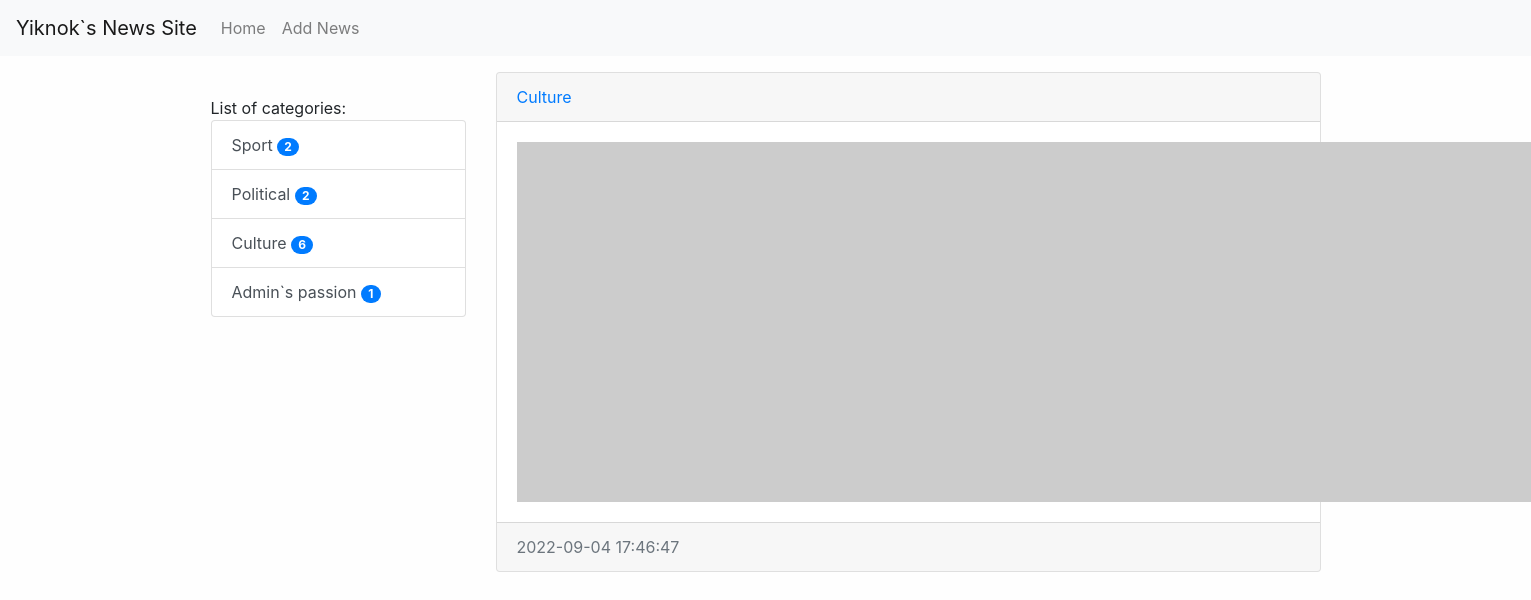
/news/12/, run on the app's committed database.
### news/models.py (models this page shows, shortened)
class Category(models.Model):
    title = models.CharField(max_length=150, db_index=True, verbose_name='Category title')
    def get_absolute_url(self):
        return reverse('category',kwargs={'category_id':self.pk})
    class Meta:
        verbose_name = 'Category'
        verbose_name_plural = 'Categories'
        ordering = ['title']

class News(models.Model):
    title = models.CharField(max_length=150, verbose_name='News Title')
    content = models.TextField(blank=True, verbose_name='News Content')
    created_at = models.DateTimeField(auto_now_add=True, verbose_name='Created At:')
    updated_at = models.DateTimeField(auto_now=True, verbose_name='Last Update:')
    photo = models.ImageField(upload_to='photos/%Y/%m/%d', blank=True, verbose_name='Photo')
    is_published=models.BooleanField(default=True,verbose_name='Published')
    category = models.ForeignKey('Category', on_delete=models.PROTECT, verbose_name='News Category')
    views = models.IntegerField(default=0)
    class Meta:
        verbose_name = 'News'
        verbose_name_plural = 'News'
        ordering = ['-created_at']

### news/views.py (the view)
# urls.py: path('news/<int:pk>/', ViewNews.as_view(), name='view_news'),
class ViewNews(DeleteView):
    model = News
    context_object_name = 'news_item'

### news/templatetags/news_tags.py (called while the page is built)
@register.simple_tag()
def get_categories():
    return Category.objects.all()

@register.inclusion_tag('news/list_categories.html')
def show_categories(arg1, arg2):
    categories = Category.objects.annotate(cnt=Count('news')).filter(cnt__gt=0)
    return {'categories': categories, 'arg1': arg1, 'arg2': arg2}

### news/templates/news/news_confirm_delete.html (shortened to what this page needs)
{% extends 'base.html' %}
{%block sidebar%}
{%include 'inc/_sidebar.html'%}
{%endblock%}
{%block content%}
<div class="card mb-3">
    <div class="card-header">
        <a href="{{item.category.get_absolute_url}}">{{news_item.category.title}}</a>
    </div>
    <div class="card-body">
        <div class="media">
            {%if news_item.photo%}
            <img src="{{news_item.photo.url}}" width="360" class="mr-3">
            {%else%}
            <img src="https://picsum.photos/id/1060/360/205?blur=2" class="mr-3">
            {%endif%}
        </div>
    </div>
    <div class="card-footer text-muted">
        {{news_item.created_at | date:'Y-m-d H:i:s'}}
    </div>
</div>
{%endblock%}

### news/templates/news/list_categories.html
<div class="list-group">
    {{arg1}} {{arg2}}
    {%for item in categories%}
    <a href="{{item.get_absolute_url}}" class="list-group-item list-group-item-action">{{item.title}}     <span class="badge badge-primary badge-pill">{{item.cnt}}</span>
</a>
    {%endfor%}
</div>

### djangoPractice/static/css/style.css (style rules this page uses)
body { background-color : #fefefe; }

### data on the page
Category: title "Sport", cnt "2"
Category: title "Political", cnt "2"
Category: title "Culture", cnt "6"
Category: title "Admin`s passion", cnt "1"
News: category "Culture", created_at "2022-09-04 17:46:47"

### other printed values
{{ arg1 }} "List of"
{{ arg2 }} "categories:"
